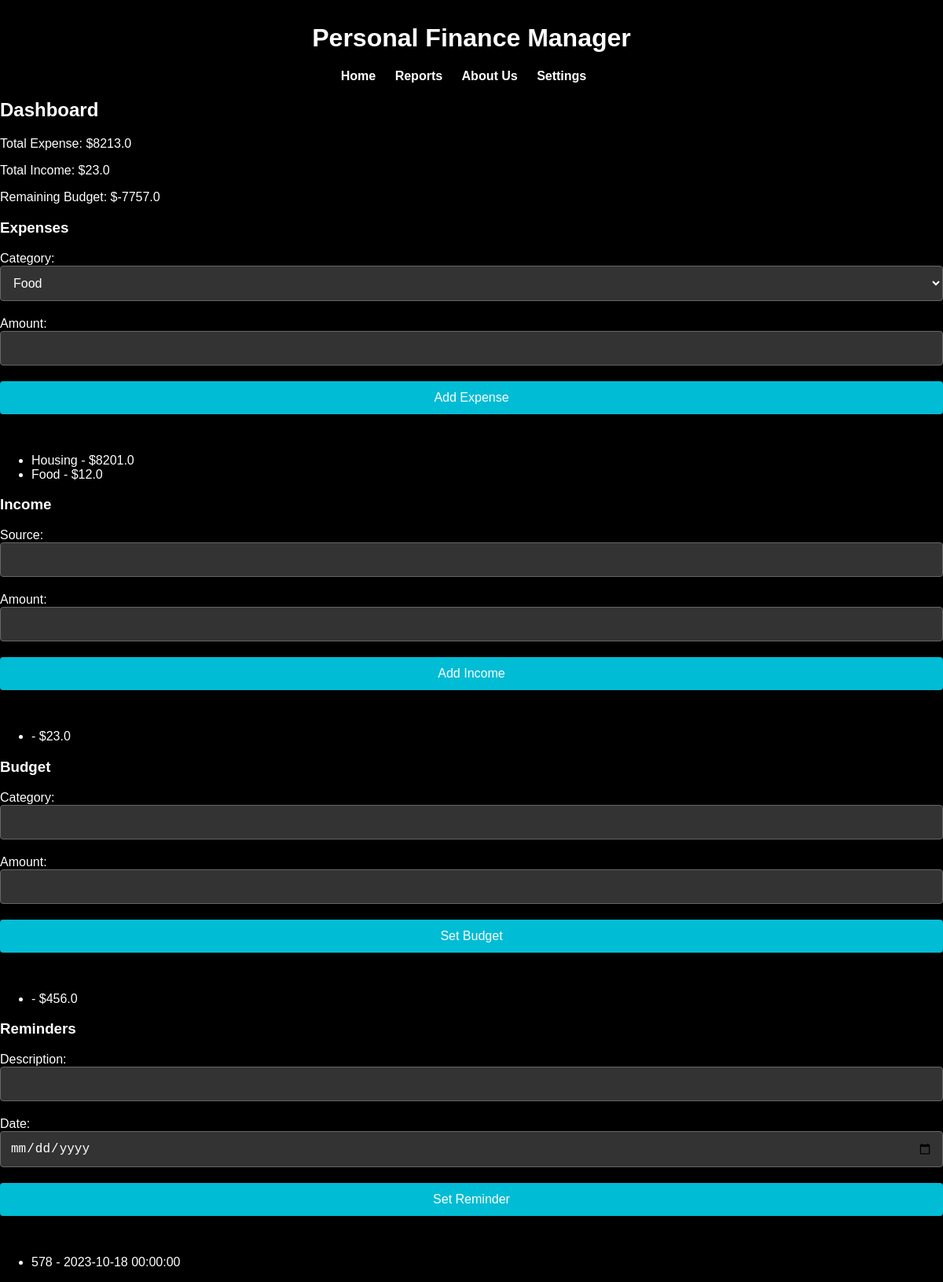
The page / on the database its author committed.
### app.py (models this page shows)
class Expense(db.Model):
    id = db.Column(db.Integer, primary_key=True)
    category = db.Column(db.String(50), nullable=False)
    amount = db.Column(db.Float, nullable=False)

class Income(db.Model):
    id = db.Column(db.Integer, primary_key=True)
    source = db.Column(db.String(50), nullable=False)
    amount = db.Column(db.Float, nullable=False)

class Budget(db.Model):
    id = db.Column(db.Integer, primary_key=True)
    category = db.Column(db.String(50), nullable=False)
    amount = db.Column(db.Float, nullable=False)

class Reminder(db.Model):
    id = db.Column(db.Integer, primary_key=True)
    description = db.Column(db.String(100), nullable=False)
    date = db.Column(db.DateTime, nullable=False)

### app.py (the view)
@app.route('/')
def dashboard():
    expenses = Expense.query.all()
    incomes = Income.query.all()
    budgets = Budget.query.all()
    reminders = Reminder.query.all()
    total_expense = sum(expense.amount for expense in expenses)
    total_income = sum(income.amount for income in incomes)
    remaining_budget = sum(budget.amount for budget in budgets) - total_expense
    return render_template('dashboard.html', total_expense=total_expense, total_income=total_income, remaining_budget=remaining_budget, expenses=expenses, incomes=incomes, budgets=budgets, reminders=reminders)

### templates/dashboard.html (shortened to what this page needs)
<!DOCTYPE html>
<html>
  <head>
    <link
      rel="stylesheet"
      type="text/css"
      href="{{ url_for('static', filename='style.css') }}"
    />
  </head>
  <body>
    <h1>Personal Finance Manager</h1>
    <nav>
      <ul>
        <li><a href="/">Home</a></li>
        <li><a href="/reports">Reports</a></li>
        <li><a href="/about">About Us</a></li>
        <li><a href="/settings">Settings</a></li>
      </ul>
    </nav>
    <h2>Dashboard</h2>
    <p>Total Expense: ${{ total_expense }}</p>
    <p>Total Income: ${{ total_income }}</p>
    <p>Remaining Budget: ${{ remaining_budget }}</p>
    <h3>Expenses</h3>
    <form method="post" action="/add_expense">
      <label for="expense_category">Category:</label>
      <select name="expense_category">
        <option value="Food">Food</option>
      </select>
      <label for="expense_amount">Amount:</label>
      <input type="number" name="expense_amount" />
      <button type="submit">Add Expense</button>
    </form>
    <ul>
      {% for expense in expenses %}
      <li>{{ expense.category }} - ${{ expense.amount }}</li>
      {% endfor %}
    </ul>
    <h3>Income</h3>
    <form method="post" action="/add_income">
      <label for="income_source">Source:</label>
      <input type="text" name="income_source" />
      <label for="income_amount">Amount:</label>
      <input type="number" name="income_amount" />
      <button type="submit">Add Income</button>
    </form>
    <ul>
      {% for income in incomes %}
      <li>{{ income.source }} - ${{ income.amount }}</li>
      {% endfor %}
    </ul>
    <h3>Budget</h3>
    <form method="post" action="/set_budget">
      <label for="budget_category">Category:</label>
      <input type="text" name="budget_category" />
      <label for="budget_amount">Amount:</label>
      <input type="number" name="budget_amount" />
      <button type="submit">Set Budget</button>
    </form>
    <ul>
      {% for budget in budgets %}
      <li>{{ budget.category }} - ${{ budget.amount }}</li>
      {% endfor %}
    </ul>
    <h3>Reminders</h3>
    <form method="post" action="/set_reminder">
      <label for="reminder_description">Description:</label>
      <input type="text" name="reminder_description" />
      <label for="reminder_date">Date:</label>
      <input type="date" name="reminder_date" />
      <button type="submit">Set Reminder</button>
    </form>
    <ul>
      {% for reminder in reminders %}
      <li>{{ reminder.description }} - {{ reminder.date }}</li>
      {% endfor %}
    </ul>
</body>
</html>
  </body>
</html>

### static/style.css (style rules this page uses)
body { font-family: 'Arial', sans-serif; margin: 0; padding: 0; background-color: #000000; color: #ffffff; }
h1 { margin-top: 30px; justify-content: center; text-align: center; }
nav ul { list-style: none; padding: 0; text-align: center; margin-top: 20px; }
nav ul li { display: inline; margin-right: 20px; }
nav ul li a { text-decoration: none; color: #ffffff; font-weight: bold; transition: all 0.3s ease; }
form { margin-bottom: 30px; }
input, select, button { margin-bottom: 20px; padding: 12px; width: 100%; box-sizing: border-box; font-size: 16px; background-color: #333333; color: #ffffff; border: 1px solid #666666; border-radius: 4px; }
button { background-color: #00bcd4; color: #ffffff; border: none; cursor: pointer; transition: all 0.3s ease; }

### rows shown on the page
Expense: category "Housing", amount "8201.0"
Expense: category "Food", amount "12.0"
Income: amount "23.0"
Budget: amount "456.0"
Reminder: description "578", date "2023-10-18 00:00:00"

### other values the page prints
{{ total_expense }} "8213.0"
{{ total_income }} "23.0"
{{ remaining_budget }} "-7757.0"
